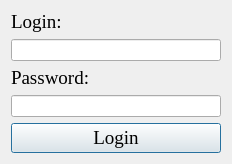
<?xml version="1.0" encoding="UTF-8"?>
<ui version="4.0">
 <class>DialogLogin</class>
 <widget class="QDialog" name="DialogLogin">
  <property name="geometry">
   <rect>
    <x>0</x>
    <y>0</y>
    <width>232</width>
    <height>153</height>
   </rect>
  </property>
  <property name="windowTitle">
   <string>Login</string>
  </property>
  <layout class="QVBoxLayout" name="verticalLayout">
   <item>
    <widget class="QLabel" name="label">
     <property name="font">
      <font>
       <family>Times New Roman</family>
       <pointsize>14</pointsize>
      </font>
     </property>
     <property name="text">
      <string>Login:</string>
     </property>
    </widget>
   </item>
   <item>
    <widget class="QLineEdit" name="LoginLine"/>
   </item>
   <item>
    <widget class="QLabel" name="label_2">
     <property name="font">
      <font>
       <family>Times New Roman</family>
       <pointsize>14</pointsize>
      </font>
     </property>
     <property name="text">
      <string>Password:</string>
     </property>
    </widget>
   </item>
   <item>
    <widget class="QLineEdit" name="PasswordLine"/>
   </item>
   <item>
    <widget class="QPushButton" name="LoginButton">
     <property name="font">
      <font>
       <family>Times New Roman</family>
       <pointsize>14</pointsize>
      </font>
     </property>
     <property name="text">
      <string>Login</string>
     </property>
    </widget>
   </item>
  </layout>
 </widget>
 <resources/>
 <connections/>
</ui>
